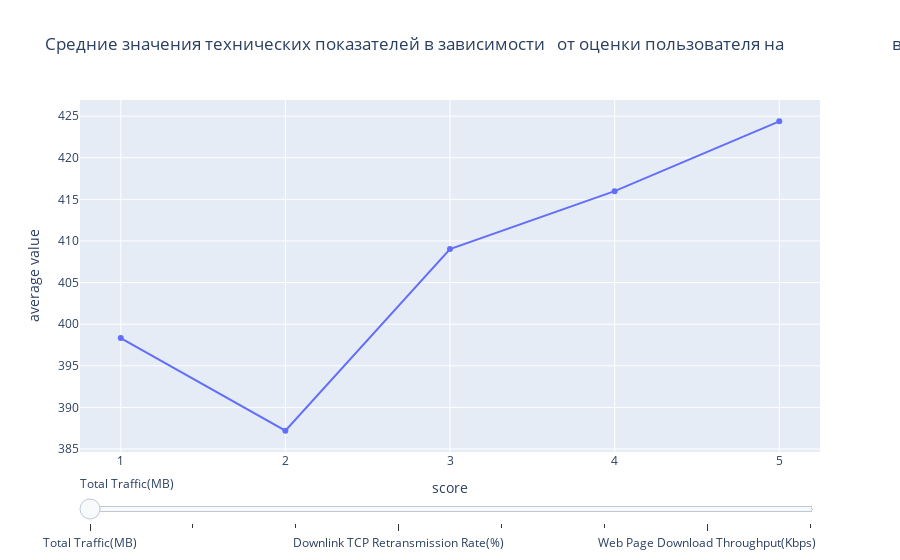

This figure's notebook cell:
### Code cell
# Добавим данные для слайдера, заголовок и подписи

scatter_Q2.update_layout(
    sliders=[dict(
        steps=mysteps
    )]    
)
scatter_Q2.update_layout({'xaxis': {'dtick': [1,6]},
                          'title' : 'Средние значения технических показателей в зависимости \n от оценки пользователя на \
                          второй вопрос',
                          'xaxis_title' : 'score',
                          'yaxis_title' : 'average value'})
scatter_Q2.show()

### Figure 1 — Plotly figure (JSON) as saved in the notebook; plotly's stock layout.template omitted (floating-point values rounded to 4 significant figures)
{"data": [{"mode": "markers+lines", "name": "Total Traffic(MB)", "type": "scatter", "visible": true, "x": [1, 2, 3, 4, 5], "y": [398.3, 387.2, 409.0, 416.0, 424.4]}, {"mode": "markers+lines", "name": "Downlink Throughput(Kbps)", "type": "scatter", "visible": false, "x": [1, 2, 3, 4, 5], "y": [1911.0, 1687.0, 1825.0, 1657.0, 1522.0]}, {"mode": "markers+lines", "name": "Uplink Throughput(Kbps)", "type": "scatter", "visible": false, "x": [1, 2, 3, 4, 5], "y": [162.1, 162.6, 148.2, 144.7, 132.2]}, {"mode": "markers+lines", "name": "Downlink TCP Retransmission Rate(%)", "type": "scatter", "visible": false, "x": [1, 2, 3, 4, 5], "y": [1.83, 1.86, 1.87, 2, 2.11]}, {"mode": "markers+lines", "name": "Video Streaming Download Throughput(Kbps)", "type": "scatter", "visible": false, "x": [1, 2, 3, 4, 5], "y": [5220.0, 4927.0, 4903.0, 4359.0, 3899.0]}, {"mode": "markers+lines", "name": "Video Streaming xKB Start Delay(ms)", "type": "scatter", "visible": false, "x": [1, 2, 3, 4, 5], "y": [2177.0, 1997.0, 2098.0, 2262.0, 2192.0]}, {"mode": "markers+lines", "name": "Web Page Download Throughput(Kbps)", "type": "scatter", "visible": false, "x": [1, 2, 3, 4, 5], "y": [1902.0, 1837.0, 1841.0, 1645.0, 1537.0]}, {"mode": "markers+lines", "name": "Web Average TCP RTT(ms)", "type": "scatter", "visible": false, "x": [1, 2, 3, 4, 5], "y": [187.2, 193.2, 180.2, 207.0, 216.3]}], "layout": {"sliders": [{"steps": [{"args": [{"visible": [true, false, false, false, false, false, false, false, false, false, false]}, {"title.text": "Total Traffic(MB)"}], "label": "Total Traffic(MB)", "method": "update"}, {"args": [{"visible": [false, true, false, false, false, false, false, false, false, false, false]}, {"title.text": "Downlink Throughput(Kbps)"}], "label": "Downlink Throughput(Kbps)", "method": "update"}, {"args": [{"visible": [false, false, true, false, false, false, false, false, false, false, false]}, {"title.text": "Uplink Throughput(Kbps)"}], "label": "Uplink Throughput(Kbps)", "method": "update"}, {"args": [{"visible": [false, false, false, true, false, false, false, false, false, false, false]}, {"title.text": "Downlink TCP Retransmission Rate(%)"}], "label": "Downlink TCP Retransmission Rate(%)", "method": "update"}, {"args": [{"visible": [false, false, false, false, true, false, false, false, false, false, false]}, {"title.text": "Video Streaming Download Throughput(Kbps)"}], "label": "Video Streaming Download Throughput(Kbps)", "method": "update"}, {"args": [{"visible": [false, false, false, false, false, true, false, false, false, false, false]}, {"title.text": "Video Streaming xKB Start Delay(ms)"}], "label": "Video Streaming xKB Start Delay(ms)", "method": "update"}, {"args": [{"visible": [false, false, false, false, false, false, true, false, false, false, false]}, {"title.text": "Web Page Download Throughput(Kbps)"}], "label": "Web Page Download Throughput(Kbps)", "method": "update"}, {"args": [{"visible": [false, false, false, false, false, false, false, true, false, false, false]}, {"title.text": "Web Average TCP RTT(ms)"}], "label": "Web Average TCP RTT(ms)", "method": "update"}]}], "title": {"text": "Средние значения технических показателей в зависимости \n от оценки пользователя на                           второй вопрос"}, "xaxis": {"dtick": [1, 6], "title": {"text": "score"}}, "yaxis": {"title": {"text": "average value"}}}}
